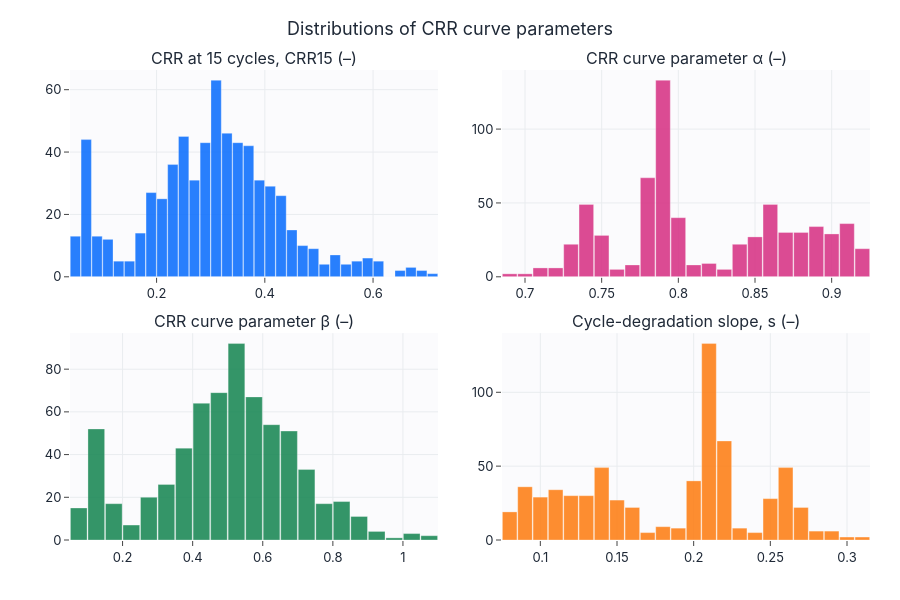

Here is the notebook cell this chart was saved with:
### Markdown cell above
## Распределения параметров кривой CRR

`crr_ref` — уровень CRR при 15 циклах (CRR15), `crr_alpha`/`crr_betta` — параметры кривой,
`crr_cycle_slope` — показатель циклической деградации s = 1 − α.

### Code cell
cols = ["crr_ref", "crr_alpha", "crr_betta", "crr_cycle_slope"]
histogram_grid(meta, columns=cols, titles=[FEATURE_AXIS_LABELS_EN.get(c, c) for c in cols],
               n_cols=2, title="Distributions of CRR curve parameters",
               save=SAVE_FIGS, fig_id="1_3_crr_param_distributions").show()

### Figure 1 — Plotly figure (JSON) as saved in the notebook; plotly's stock layout.template omitted (floating-point values rounded to 4 significant figures; data arrays with more than 128 entries replaced by an {"elided": "..."} marker saying what was removed)
{"data": [{"marker": {"color": "#0b6efd", "line": {"color": "white", "width": 0.3}}, "nbinsx": 40, "opacity": 0.88, "showlegend": false, "type": "histogram", "x": {"elided": "666 float values"}, "xaxis": "x", "yaxis": "y"}, {"marker": {"color": "#d63384", "line": {"color": "white", "width": 0.3}}, "nbinsx": 40, "opacity": 0.88, "showlegend": false, "type": "histogram", "x": {"elided": "666 float values"}, "xaxis": "x2", "yaxis": "y2"}, {"marker": {"color": "#198754", "line": {"color": "white", "width": 0.3}}, "nbinsx": 40, "opacity": 0.88, "showlegend": false, "type": "histogram", "x": {"elided": "666 float values"}, "xaxis": "x3", "yaxis": "y3"}, {"marker": {"color": "#fd7e14", "line": {"color": "white", "width": 0.3}}, "nbinsx": 40, "opacity": 0.88, "showlegend": false, "type": "histogram", "x": {"elided": "666 float values"}, "xaxis": "x4", "yaxis": "y4"}], "layout": {"annotations": [{"font": {"size": 16}, "showarrow": false, "text": "CRR at 15 cycles, CRR15 (–)", "x": 0.23, "xanchor": "center", "xref": "paper", "y": 1.0, "yanchor": "bottom", "yref": "paper"}, {"font": {"size": 16}, "showarrow": false, "text": "CRR curve parameter α (–)", "x": 0.77, "xanchor": "center", "xref": "paper", "y": 1.0, "yanchor": "bottom", "yref": "paper"}, {"font": {"size": 16}, "showarrow": false, "text": "CRR curve parameter β (–)", "x": 0.23, "xanchor": "center", "xref": "paper", "y": 0.44, "yanchor": "bottom", "yref": "paper"}, {"font": {"size": 16}, "showarrow": false, "text": "Cycle-degradation slope, s (–)", "x": 0.77, "xanchor": "center", "xref": "paper", "y": 0.44, "yanchor": "bottom", "yref": "paper"}], "bargap": 0.05, "height": 600, "title": {"text": "Distributions of CRR curve parameters"}, "xaxis": {"anchor": "y", "domain": [0.0, 0.46]}, "xaxis2": {"anchor": "y2", "domain": [0.54, 1.0]}, "xaxis3": {"anchor": "y3", "domain": [0.0, 0.46]}, "xaxis4": {"anchor": "y4", "domain": [0.54, 1.0]}, "yaxis": {"anchor": "x", "domain": [0.56, 1.0]}, "yaxis2": {"anchor": "x2", "domain": [0.56, 1.0]}, "yaxis3": {"anchor": "x3", "domain": [0.0, 0.44]}, "yaxis4": {"anchor": "x4", "domain": [0.0, 0.44]}}}
